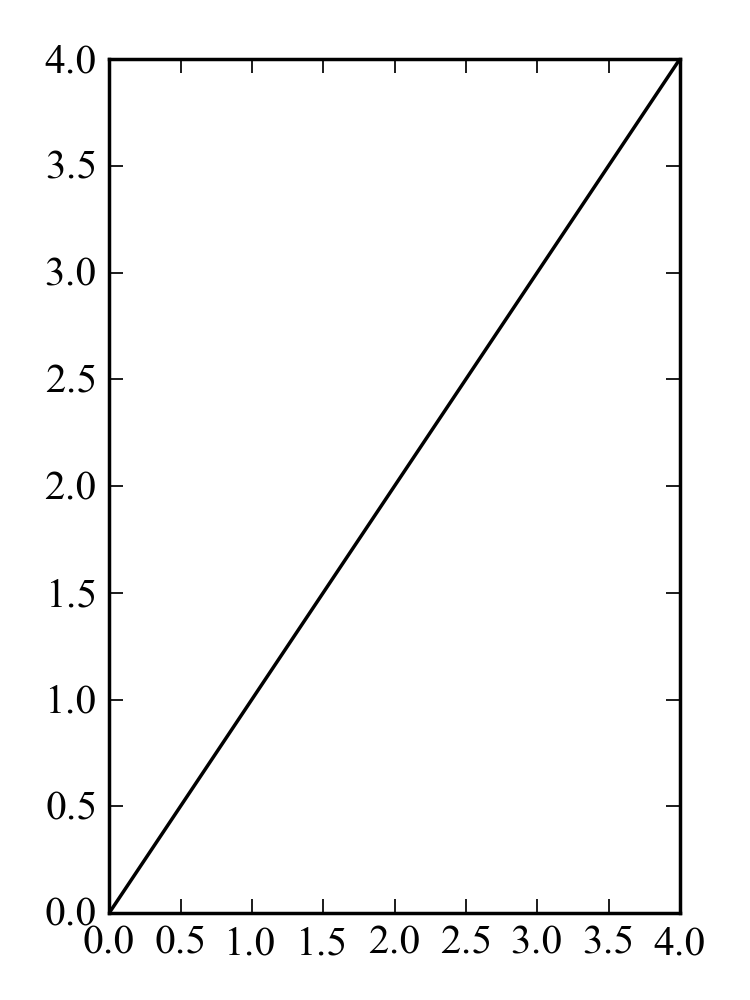

Write the Python code that produced this figure.
plot = Plot()
line = Line()
plot.setDimensions(3, 4)

line.xValues = range(5)
line.yValues = range(5)

plot.add(line)
plot.save("exactsize.png")
